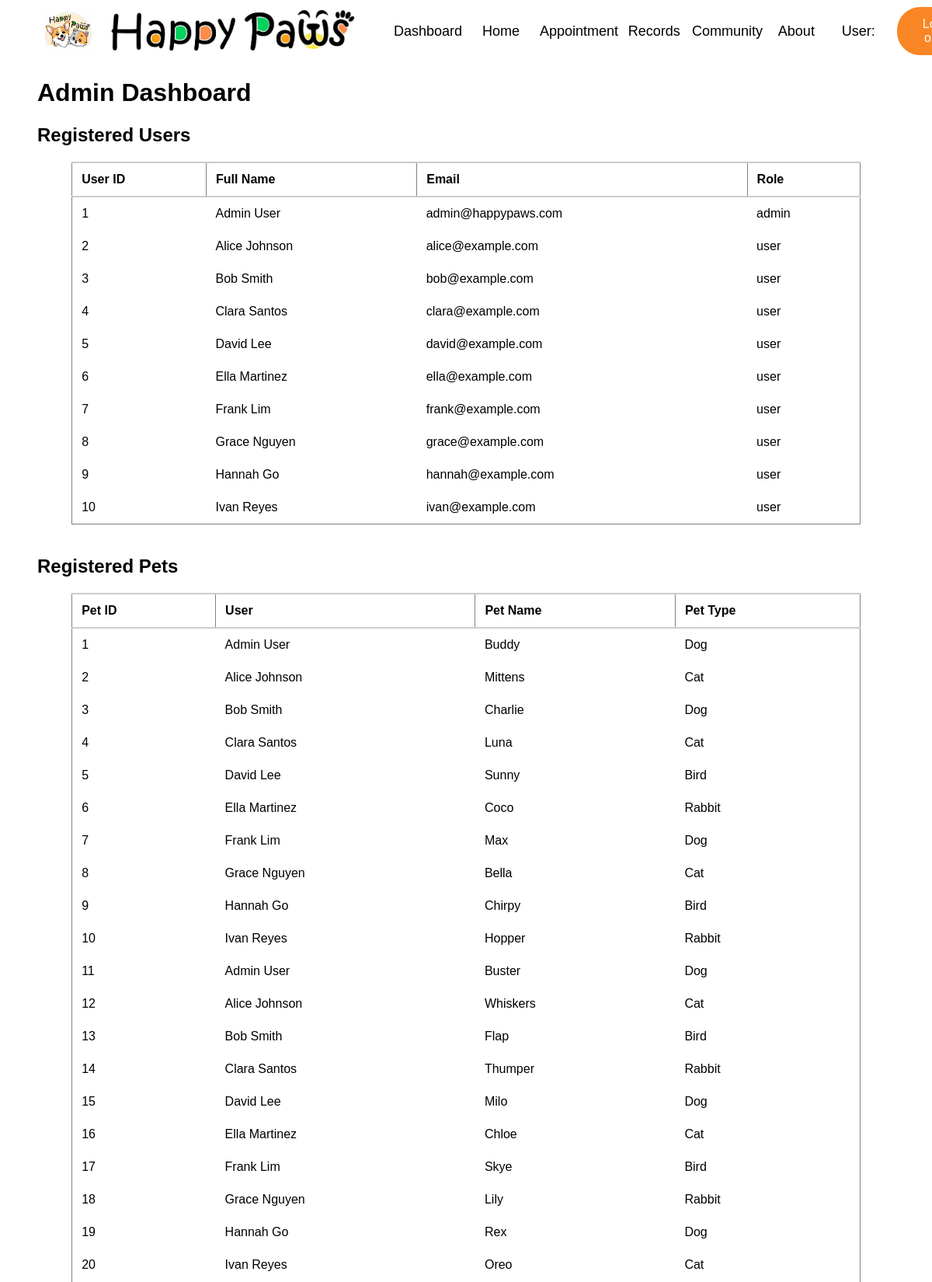
Page /admin/dashboard.php (signed in, upper part) on the committed database.
### tables this page shows
CREATE TABLE IF NOT EXISTS users (
    id INT AUTO_INCREMENT PRIMARY KEY,
    fname VARCHAR(50) NOT NULL,
    username VARCHAR(50) NOT NULL,
    lname VARCHAR(50) NOT NULL,
    phone VARCHAR(20),
    email VARCHAR(100) NOT NULL UNIQUE,
    password VARCHAR(255) NOT NULL,
    role VARCHAR(20) DEFAULT 'user',
    created_at TIMESTAMP DEFAULT CURRENT_TIMESTAMP
);

CREATE TABLE IF NOT EXISTS pets (
    id INT AUTO_INCREMENT PRIMARY KEY,
    user_id INT NOT NULL,
    name VARCHAR(50) NOT NULL,
    type VARCHAR(20) NOT NULL,
    FOREIGN KEY (user_id) REFERENCES users(id) ON DELETE CASCADE
);

### admin/dashboard.php (the view, shortened to what this page needs)
<?php
include_once(__DIR__ . "/../includes/db.php");
$sql = "SELECT id, fname, lname, email, role FROM users ORDER BY id ASC";
$result = mysqli_query($conn, $sql);
?>
<!DOCTYPE html>
<html>
<head>
    <link rel="stylesheet" href="/AppPaws/css/style.css">
</head>
<body>
<?php include_once(__DIR__ . "/../includes/header.php"); ?>
<div class="page-wrapper">
    <main>
        <div class="container">
            <h1>Admin Dashboard</h1>
            <h2>Registered Users</h2>
            <table border="1" cellpadding="10" cellspacing="0" style="width:92%; margin:auto;">
                <thead>
                    <tr>
                        <th>User ID</th>
                        <th>Full Name</th>
                        <th>Email</th>
                        <th>Role</th>
                    </tr>
                </thead>
                <tbody>
                    <?php while ($row = mysqli_fetch_assoc($result)): ?>
                        <tr>
                            <td><?php echo $row["id"]; ?></td>
                            <td><?php echo htmlspecialchars($row["fname"] . " " . $row["lname"]); ?></td>
                            <td><?php echo htmlspecialchars($row["email"]); ?></td>
                            <td><?php echo htmlspecialchars($row["role"]); ?></td>
                        </tr>
                    <?php endwhile; ?>
                </tbody>
            </table>
            <h2 style="margin-top:40px;">Registered Pets</h2>
            <table border="1" cellpadding="10" cellspacing="0" style="width:92%; margin:auto;">
                <thead>
                    <tr>
                        <th>Pet ID</th>
                        <th>User</th>
                        <th>Pet Name</th>
                        <th>Pet Type</th>
                    </tr>
                </thead>
                <tbody>
                    <?php
                    $pet_sql = "SELECT p.id, p.name, p.type, u.fname, u.lname FROM pets p JOIN users u ON p.user_id = u.id ORDER BY p.id ASC";
                    $pet_result = mysqli_query($conn, $pet_sql);
                    while ($pet = mysqli_fetch_assoc($pet_result)) {
                        echo "<tr>";
                        echo "<td>" . $pet['id'] . "</td>";
                        echo "<td>" . htmlspecialchars($pet['fname'] . ' ' . $pet['lname']) . "</td>";
                        echo "<td>" . htmlspecialchars($pet['name']) . "</td>";
                        echo "<td>" . htmlspecialchars($pet['type']) . "</td>";
                        echo "</tr>";
                    }
                    ?>
                </tbody>
            </table>
        </div>
    </main>
</div>
</body>
</html>

### includes/header.php
<header id="main-header">
    <div class="container">
        <section class="top-bar" style="display: flex; align-items: center; justify-content: space-between;">
            <div style="flex: 1; display: flex; align-items: center; gap: 20px;">
                <a class="title" href="/AppPaws/index.php" style="display: flex; align-items: center; gap: 10px;">
                    <img src="/AppPaws/assets/logo.png" alt="Logo" style="height:60px; width:auto; display:block;">
                    <img src="/AppPaws/assets/title.jpg" alt="Title" style="height:60px; width:auto; display:block;">
                </a>
                <?php if (isset($_SESSION['role']) && $_SESSION['role'] === 'admin'): ?>
                    <a href="/AppPaws/admin/dashboard.php" class="<?php echo ($current == 'dashboard.php') ? 'active' : ''; ?>">Dashboard</a>
                <?php endif; ?>
            </div>
            <div class="header-right" style="flex: 2; display: flex; justify-content: flex-end; align-items: center;">
                <?php
                $current = basename($_SERVER['PHP_SELF']);
                ?>
                <a href="/AppPaws/index.php" class="<?php echo ($current == 'index.php') ? 'active' : ''; ?>">Home</a>
                <?php if (isset($_SESSION["fname"])): ?>
                    <a href="/AppPaws/appointment.php" class="<?php echo ($current == 'appointment.php') ? 'active' : ''; ?>">Appointment</a>
                <?php else: ?>
                    <a onclick="showRegister()">Appointment</a>
                <?php endif; ?>
                <?php if (isset($_SESSION["fname"])): ?>
                    <a href="/AppPaws/records.php" class="<?php echo ($current == 'records.php') ? 'active' : ''; ?>">Records</a>
                <?php else: ?>
                    <a onclick="showRegister()">Records</a>
                <?php endif; ?>
                <?php if (isset($_SESSION["fname"])): ?>
                    <a href="/AppPaws/community.php" class="<?php echo ($current == 'community.php') ? 'active' : ''; ?>">Community</a>
                <?php else: ?>
                    <a onclick="showRegister()">Community</a>
                <?php endif; ?>
                <a href="/AppPaws/index.php#about" class="<?php echo ($current == 'about.php') ? 'active' : ''; ?>">About</a>
                <?php if (isset($_SESSION["fname"])): ?>
                    <a>User: <?php echo $_SESSION["username"]; ?></a>
                    <form id="myform" action="/AppPaws/accounts/logout.php" method="post" style="margin:0; padding:0; border:none; background:none; display:inline;">
                        <button id="logout" type="submit">Log out</button>
                    </form>
                <?php else: ?>
                    <a id="signup" onclick="showRegister()">Sign up</a>
                    <a id="login" onclick="showLogin()">Log in</a>
                <?php endif; ?>
            </div>
        </section>
    </div>
</header>

### css/style.css (style rules this page uses)
* { box-sizing: border-box; }
body { margin: 0; font-family: sans-serif; }
.container { width: 92%; margin: auto; height: 100%; }
header, footer { height: 80px; overflow: hidden; background-color: white; }
header a { float: left; color: black; text-align: center; text-decoration: none; font-size: 18px; line-height: 25px; border-radius: 4px; min-width: 80px; padding: 10px; }
header a.title { font-size: 25px; font-weight: bold; }
header a.title img { display: block; height: 60px; margin: 0 auto; }
.header-right { float: right; }
header a.title { background: none !important; color: inherit !important; }
html, body { height: 100%; margin: 0; }
.page-wrapper { display: flex; flex-direction: column; min-height: 100vh; }
.page-wrapper > main { flex: 1; }
#logout, #login, #signup { border: solid #f88624; border-radius: 30px; transition: background 0.2s, border 0.2s; }
#logout, #login { background-color: #f88624; color: white; }
#logout { border: solid #f88624; border-radius: 30px; background-color: #f88624; color: white; transition: background 0.2s, border 0.2s; font: inherit; padding: 10px 20px; cursor: pointer; margin-left: 10px; }
button { padding: 8px 12px; background-color: #f88624; border: none; color: white; cursor: pointer; }
table { width: 100%; border-collapse: collapse; background-color: white; }
thead th { text-align: left; padding: 12px; border-top: 2px solid #ccc; border-bottom: 2px solid #ccc; }
tbody td { padding: 12px; border: none; }

### rows in the picture
users: id "1", fname+lname "Admin User", email "admin@happypaws.com", role "admin"
users: id "2", fname+lname "Alice Johnson", email "alice@example.com", role "user"
users: id "3", fname+lname "Bob Smith", email "bob@example.com", role "user"
users: id "4", fname+lname "Clara Santos", email "clara@example.com", role "user"
users: id "5", fname+lname "David Lee", email "david@example.com", role "user"
users: id "6", fname+lname "Ella Martinez", email "ella@example.com", role "user"
users: id "7", fname+lname "Frank Lim", email "frank@example.com", role "user"
users: id "8", fname+lname "Grace Nguyen", email "grace@example.com", role "user"
users: id "9", fname+lname "Hannah Go", email "hannah@example.com", role "user"
users: id "10", fname+lname "Ivan Reyes", email "ivan@example.com", role "user"
pets: id "1", user.lname "Admin User", name "Buddy", type "Dog"
pets: id "2", user.lname "Alice Johnson", name "Mittens", type "Cat"
pets: id "3", user.lname "Bob Smith", name "Charlie", type "Dog"
pets: id "4", user.lname "Clara Santos", name "Luna", type "Cat"
pets: id "5", user.lname "David Lee", name "Sunny", type "Bird"
pets: id "6", user.lname "Ella Martinez", name "Coco", type "Rabbit"
pets: id "7", user.lname "Frank Lim", name "Max", type "Dog"
pets: id "8", user.lname "Grace Nguyen", name "Bella", type "Cat"
pets: id "9", user.lname "Hannah Go", name "Chirpy", type "Bird"
pets: id "10", user.lname "Ivan Reyes", name "Hopper", type "Rabbit"
pets: id "11", user.lname "Admin User", name "Buster", type "Dog"
pets: id "12", user.lname "Alice Johnson", name "Whiskers", type "Cat"
pets: id "13", user.lname "Bob Smith", name "Flap", type "Bird"
pets: id "14", user.lname "Clara Santos", name "Thumper", type "Rabbit"
pets: id "15", user.lname "David Lee", name "Milo", type "Dog"
pets: id "16", user.lname "Ella Martinez", name "Chloe", type "Cat"
pets: id "17", user.lname "Frank Lim", name "Skye", type "Bird"
pets: id "18", user.lname "Grace Nguyen", name "Lily", type "Rabbit"
pets: id "19", user.lname "Hannah Go", name "Rex", type "Dog"
pets: id "20", user.lname "Ivan Reyes", name "Oreo", type "Cat"
